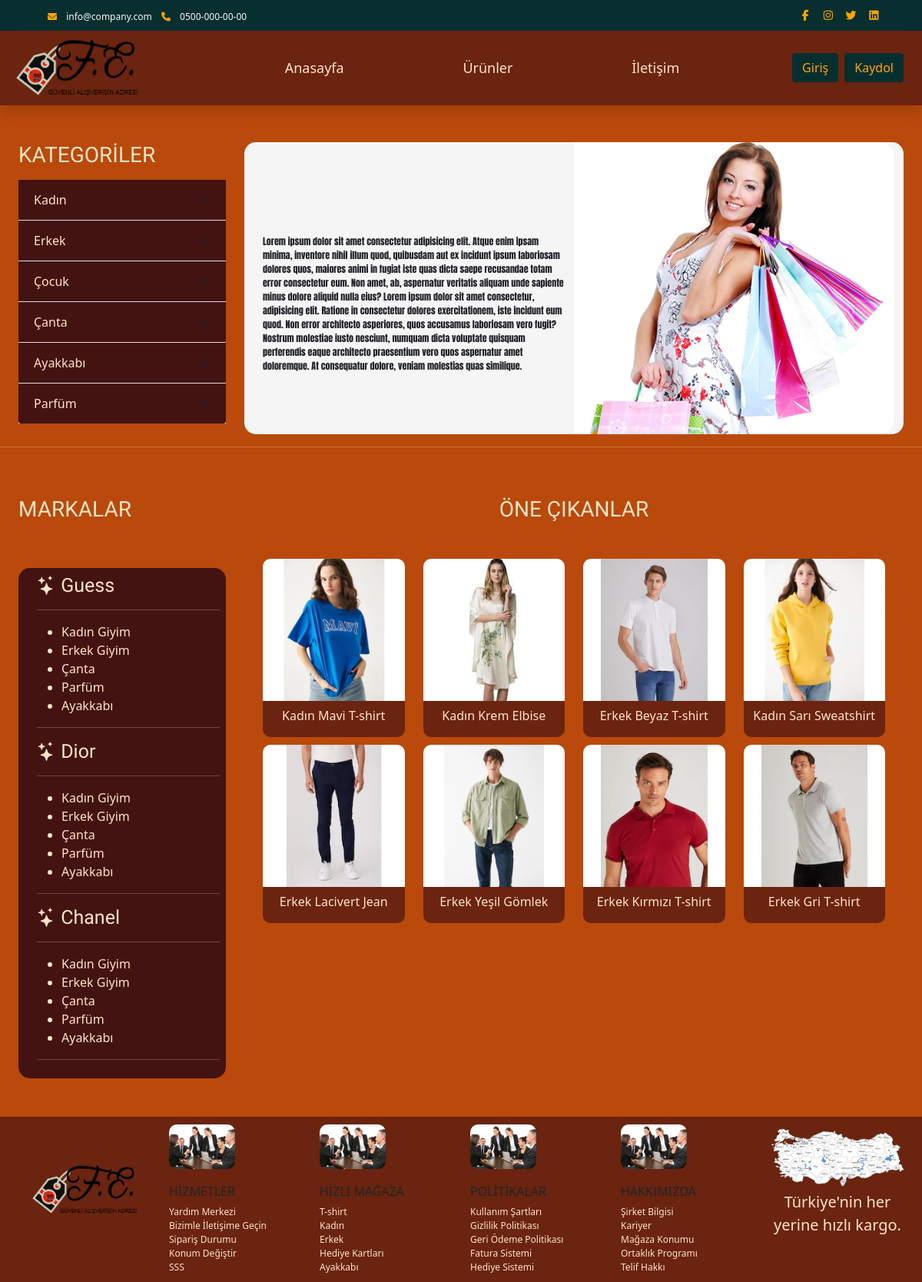
The page / on the database its author committed.
### appMy/models.py (models this page shows, shortened)
class Urunler(models.Model):
    user=models.ForeignKey(User, verbose_name=("Kullanıcı"), on_delete=models.CASCADE)
    category=models.ForeignKey(Category, verbose_name=("Kategori"), on_delete=models.CASCADE)
    image=models.ImageField(("Resim"), upload_to="urun",null=True)
    title=models.CharField(("Başlık"), max_length=50)
    text=models.TextField(("Açıklama"),max_length=600)
    puan=models.FloatField(("Puan"),default=0)
    slug=models.SlugField(("Slug Title"),blank=True,null=True)

### appMy/views.py (the view)
# urls.py: path('',homePage,name="homePage"),
def homePage(request):
    urunler = list(Urunler.objects.all())
    urunler = random.sample(urunler, 8)
    context={
        "shopbasket":basketCount(request),
        "urunler":urunler,
    }
    return render(request,'homepage.html',context)

### appMy/templates/homepage.html (shortened to what this page needs)
{% extends 'base.html' %}
{% load static %}
{% block body %}
<div class="container-fluid">
        <div class="row">
            <div class="col-md-3 mt-5">
                <h3 class="mb-3">KATEGORİLER</h3>
                <div class="accordion accordion-flush" id="accordionFlushExample">
                  <div class="accordion-item">
                    <h2 class="accordion-header" id="flush-headingOne">
                      <button class="accordion-button collapsed accordion_title" type="button" data-bs-toggle="collapse" data-bs-target="#flush-collapseOne" aria-expanded="false" aria-controls="flush-collapseOne">
                        Kadın
                      </button>
                    </h2>
                  </div>
                  <div class="accordion-item">
                    <h2 class="accordion-header" id="flush-headingTwo">
                      <button class="accordion-button collapsed accordion_title" type="button" data-bs-toggle="collapse" data-bs-target="#flush-collapseTwo" aria-expanded="false" aria-controls="flush-collapseTwo">
                        Erkek
                      </button>
                    </h2>
                  </div>
                  <div class="accordion-item">
                    <h2 class="accordion-header" id="flush-headingThree">
                      <button class="accordion-button collapsed accordion_title" type="button" data-bs-toggle="collapse" data-bs-target="#flush-collapseThree" aria-expanded="false" aria-controls="flush-collapseThree">
                        Çocuk
                      </button>
                    </h2>
                  </div>
                  <div class="accordion-item">
                    <h2 class="accordion-header" id="flush-headingFourth">
                      <button class="accordion-button collapsed accordion_title" type="button" data-bs-toggle="collapse" data-bs-target="#flush-collapseFourth" aria-expanded="false" aria-controls="flush-collapseFourth">
                        Çanta
                      </button>
                    </h2>
                  </div>
                  <div class="accordion-item">
                    <h2 class="accordion-header" id="flush-headingFifth">
                      <button class="accordion-button collapsed accordion_title" type="button" data-bs-toggle="collapse" data-bs-target="#flush-collapseFifth" aria-expanded="false" aria-controls="flush-collapseFifth">
                        Ayakkabı
                      </button>
                    </h2>
                  </div>
                  <div class="accordion-item">
                    <h2 class="accordion-header" id="flush-headingSixth">
                      <button class="accordion-button collapsed accordion_title" type="button" data-bs-toggle="collapse" data-bs-target="#flush-collapseSixth" aria-expanded="false" aria-controls="flush-collapseSixth">
                        Parfüm
                      </button>
                    </h2>
                  </div>
                </div>
            </div>
            <div class="col-md-9">
                <div class="container homepage_icerik mt-5">
                    <div class="row">
                        <div class="col-sm-6">
                            <div class="tanitim">
                                <p>Lorem ipsum dolor sit amet consectetur adipisicing elit. Atque enim ipsam minima, inventore nihil illum quod, quibusdam          aut ex  incidunt ipsum laboriosam dolores quos, maiores animi in fugiat iste quas dicta saepe recusandae totam error            consectetur eum.    Non amet, ab, aspernatur veritatis aliquam unde sapiente minus dolore aliquid nulla eius? Lorem ipsum       dolor sit amet   consectetur, adipisicing elit. Ratione in consectetur dolores exercitationem, iste incidunt eum quod. Non       error architecto    asperiores, quos accusamus laboriosam vero fugit? Nostrum molestiae iusto nesciunt, numquam dicta     voluptate quisquam   perferendis eaque architecto praesentium vero quos aspernatur amet doloremque. At consequatur dolore,       veniam molestias quas   similique.
                                </p>
                            </div>
                        </div>
                        <div class="col-sm-6 p-0">
                          <div id="carouselExampleInterval" class="carousel slide" data-bs-ride="carousel">
                            <div class="carousel-inner">
                              <div class="carousel-item active" data-bs-interval="3000">
                                <img src="{% static 'img/girl1.jpg' %}" class="d-block w-100" alt="image">
                              </div>
                            </div>
                          </div>
                        </div>
                    </div>
                </div>
            </div>
        </div>
</div>
<hr>
<div class="container-fluid mt-3">
        <div class="row">
            <div class="col-md-3">
                <h3 class="mt-5 mb-5">MARKALAR</h3>
                <div class="brands">
                  <div class="brands_menu ms-3 p-2">
                    <h6 class="brands-title"><i class="bi bi-stars"></i> Guess</h6><hr>
                    <div class="brands-list">
                        <ul>
                            <li><a href="">Kadın Giyim</a></li>
                            <li><a href="">Erkek Giyim</a> </li>
                            <li><a href="">Çanta</a> </li>
                            <li><a href="">Parfüm</a> </li>
                            <li><a href="">Ayakkabı</a> </li>
                        </ul>
                    </div><hr>
                    <h6 class="brands-title"><i class="bi bi-stars"></i> Dior </h6><hr>
                    <div class="brands-list">
                        <ul>
                          <li><a href="">Kadın Giyim</a></li>
                          <li><a href="">Erkek Giyim</a> </li>
                          <li><a href="">Çanta</a> </li>
                          <li><a href="">Parfüm</a> </li>
                          <li><a href="">Ayakkabı</a> </li>
                        </ul>
                    </div><hr>
                    <h6 class="brands-title"><i class="bi bi-stars"></i> Chanel</h6><hr>
                    <div class="brands-list">
                        <ul>
                          <li><a href="">Kadın Giyim</a></li>
                          <li><a href="">Erkek Giyim</a> </li>
                          <li><a href="">Çanta</a> </li>
                          <li><a href="">Parfüm</a> </li>
                          <li><a href="">Ayakkabı</a> </li>
                        </ul>
                    </div><hr>
                  </div>
                </div>
            </div>
            <div class="col-md-9 text-center mt-5">
                <h3 class="mb-5">ÖNE ÇIKANLAR</h3>
                <div class="container">
                    <div class="row">
                        {% for i in urunler %}
                        <div class="col-lg-3 col-md-6">
                          <div class="kart_urunler">
                              <a href="{% url 'urunDetay' i.slug %}"><img src="{{ i.image.url }}" class="w-100" alt=""></a>
                              <div class="kart-text">
                                  <h6>{{ i.title }}</h6>
                              </div>
                          </div>
                      </div>
                        {% endfor %}
                    </div>
                </div>
            </div>
        </div>
</div>
{% endblock body %}

### appMy/templates/base.html (shortened to what this page needs)
{% load static %}
<!DOCTYPE html>
<html lang="tr">
<head>
    <link href="https://cdn.jsdelivr.net/npm/bootstrap@5.3.0-alpha1/dist/css/bootstrap.min.css" rel="stylesheet">
    <link rel="stylesheet" href="https://cdn.jsdelivr.net/npm/bootstrap-icons@1.10.3/font/bootstrap-icons.css">
    <link rel="stylesheet" href="https://cdn.jsdelivr.net/npm/bootstrap@5.0.0-alpha1/dist/css/bootstrap.min.css">
    <link rel="stylesheet" href="https://cdnjs.cloudflare.com/ajax/libs/font-awesome/4.7.0/css/font-awesome.min.css">
    <link rel="stylesheet" href="{% static 'css/style.css' %}">
</head>
<body>
    {% include 'part/_header.html' %}
    {% block body %}
    {% endblock body %}
    {% include 'part/_footer.html' %}
</body>
</html>

### appMy/templates/part/_header.html (shortened to what this page needs)
{% load static %}
<nav class="navbar navbar-expand-lg d-none d-lg-block header-top" id="templatemo_nav_top">
    <div class="container">
        <div class="w-100 d-flex justify-content-between">
            <div class="contact">
                <i class="fa fa-envelope mx-2"></i>
                <a class="navbar-sm-brand text-light text-decoration-none"
                    href="mailto:info@company.com">info@company.com</a>
                <i class="fa fa-phone mx-2"></i>
                <a class="navbar-sm-brand text-light text-decoration-none" href="tel:+9005000000000">0500-000-00-00</a>
            </div>
            <div class="social">
                <a class="text-light" href="https://fb.com/templatemo" target="_blank" rel="sponsored"><i
                        class="fab fa-facebook-f fa-sm fa-fw me-2"></i></a>
                <a class="text-light" href="https://www.instagram.com/" target="_blank"><i
                        class="fab fa-instagram fa-sm fa-fw me-2"></i></a>
                <a class="text-light" href="https://twitter.com/" target="_blank"><i
                        class="fab fa-twitter fa-sm fa-fw me-2"></i></a>
                <a class="text-light" href="https://www.linkedin.com/" target="_blank"><i
                        class="fab fa-linkedin fa-sm fa-fw"></i></a>
            </div>
        </div>
    </div>
</nav>
<nav class="navbar navbar-expand-lg shadow myheader">
    <div class="col-sm-2">
        <a href="{% url 'homePage' %}">
            <img class="w-100" src="{% static 'img/LOGO.png' %}" alt="">
        </a>
    </div>
    <div class="container d-flex justify-content-between align-items-center">
        <div class="align-self-center collapse navbar-collapse flex-fill  d-lg-flex justify-content-lg-between"
            id="templatemo_main_nav">
            <div class="flex-fill menu">
                <ul class="nav navbar-nav d-flex justify-content-evenly mx-lg-auto">
                    <li class="nav-item">
                        <a class="nav-link" href="{% url 'homePage' %}">Anasayfa</a>
                    </li>
                    <li class="nav-item">
                        <a class="nav-link" href="{% url 'urunler' %}">Ürünler</a>
                    </li>
                    <li class="nav-item">
                        <a class="nav-link" href="{% url 'iletisim' %}">İletişim</a>
                    </li>
                </ul>
            </div>
            <div class="navbar align-self-center d-flex" style="box-shadow: none;">
                {% if request.user.is_authenticated %}
                    <a class="nav-icon position-relative text-decoration-none" href="{% url 'ShopBasket' %}">
                        <i class="fa fa-fw fa-cart-arrow-down mr-1"></i>
                        <span
                            class="position-absolute top-0 left-100 translate-middle badge rounded-pill bg-light text-dark">{{ shopbasket|length }}</span>
                    </a>
                    <div class="dropdown ms-3 profile">
                        <a class="nav-icon position-relative text-decoration-none dropdown-toggle" href="#" role="button"
                            data-bs-toggle="dropdown" aria-expanded="false">
                        {{ request.user }}
                        </a>
                        <ul class="dropdown-menu bg-dark">
                            <li><a class="dropdown-item" href="{% url 'logoutUser' %}">Çıkış Yap</a></li>
                        </ul>
                    </div>
                {% else %}
                    <a href="{% url 'loginUser' %}" class="btn login">Giriş</a>
                    <a href="{% url 'registerUser' %}" class="btn ms-2 login">Kaydol</a>
                {% endif %}
            </div>
        </div>
    </div>
</nav>

### appMy/templates/part/_footer.html
{% load static %}
<footer>
    <div class="container-fluid">
        <div class="row">
            <div class="col-sm-2 ftr-logo"><img src="{% static 'img/LOGO.png' %}" alt="logo"></div>
            <div class="col-sm-2">
                <div class="ftr-img"><img src="{% static 'img/footer1.jpg' %}" alt="photo"></div>
                <div class="ftr-text">
                    <h6>HİZMETLER</h6>
                    <a href="#">Yardım Merkezi</a>
                    <a href="#">Bizimle İletişime Geçin</a>
                    <a href="#">Sipariş Durumu</a>
                    <a href="#">Konum Değiştir</a>
                    <a href="#">SSS</a>
                </div>
            </div>
            <div class="col-sm-2">
                <div class="ftr-img"><img src="{% static 'img/footer1.jpg' %}" alt="photo"></div>
                <div class="ftr-text">
                    <h6>HIZLI MAĞAZA</h6>
                    <a href="#">T-shirt</a>
                    <a href="#">Kadın</a>
                    <a href="#">Erkek</a>
                    <a href="#">Hediye Kartları</a>
                    <a href="#">Ayakkabı</a>
                </div>
            </div>
            <div class="col-sm-2">
                <div class="ftr-img"><img src="{% static 'img/footer1.jpg' %}" alt="photo"></div>
                <div class="ftr-text">
                    <h6>POLİTİKALAR</h6>
                    <a href="#">Kullanım Şartları</a>
                    <a href="#">Gizlilik Politikası</a>
                    <a href="#">Geri Ödeme Politikası</a>
                    <a href="#">Fatura Sistemi</a>
                    <a href="#">Hediye Sistemi</a>
                </div>
            </div>
            <div class="col-sm-2">
                <div class="ftr-img"><img src="{% static 'img/footer1.jpg' %}" alt="photo"></div>
                <div class="ftr-text">
                    <h6>HAKKIMIZDA</h6>
                    <a href="#">Şirket Bilgisi</a>
                    <a href="#">Kariyer</a>
                    <a href="#">Mağaza Konumu</a>
                    <a href="#">Ortaklık Programı</a>
                    <a href="#">Telif Hakkı</a>
                </div>
            </div>
            <div class="col-sm-2 ftr-harita">
                <img src="{% static 'img/footer4.webp' %}" alt="photo">
                <p>Türkiye'nin her yerine hızlı kargo.</p>
            </div>
        </div>
    </div>
</footer>

### rows shown on the page
Urunler: image (picture), title "Kadın Mavi T-shirt"
Urunler: image (picture), title "Kadın Krem Elbise"
Urunler: image (picture), title "Erkek Beyaz T-shirt"
Urunler: image (picture), title "Kadın Sarı Sweatshirt"
Urunler: image (picture), title "Erkek Lacivert Jean"
Urunler: image (picture), title "Erkek Yeşil Gömlek"
Urunler: image (picture), title "Erkek Kırmızı T-shirt"
Urunler: image (picture), title "Erkek Gri T-shirt"
